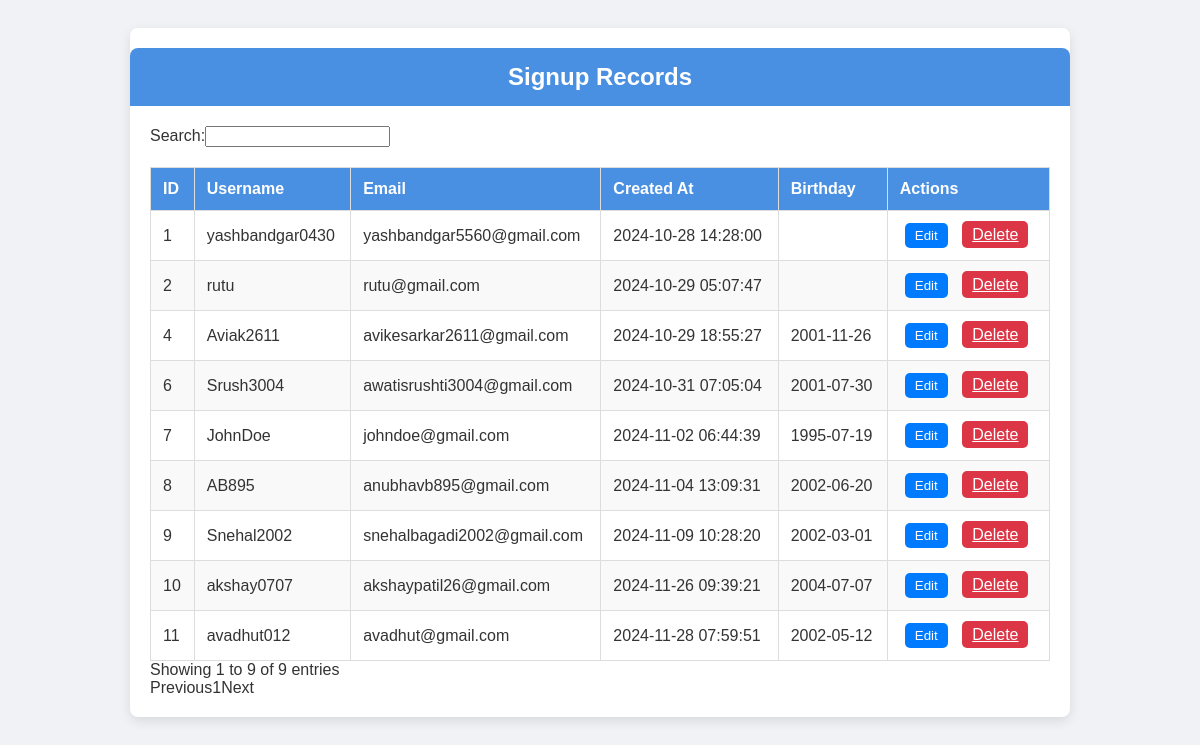
Screenshot of /signup_records.php with the database file from the repository.
### tables this page shows
CREATE TABLE `users` (
  `id` int(11) NOT NULL,
  `username` varchar(50) NOT NULL,
  `email` varchar(100) NOT NULL,
  `password` varchar(255) NOT NULL,
  `created_at` timestamp NOT NULL DEFAULT current_timestamp(),
  `profile_picture` varchar(255) DEFAULT NULL,
  `birthday` date DEFAULT NULL
);

### signup_records.php (the view, shortened to what this page needs)
<?php
$conn = new mysqli('localhost', 'root', '', 'user_system', 5306);
$result = $conn->query("SELECT id, username, email, created_at, birthday FROM users");
?>
<!DOCTYPE html>
<html lang="en">
<head>
</head>
<body>
<div class="main-container">
<h2>Signup Records</h2>
<table id="example" class="signuprecord-report">
    <thead>
        <tr>
            <th>ID</th>
            <th>Username</th>
            <th>Email</th>
            <th>Created At</th>
            <th>Birthday</th>
            <th>Actions</th>
        </tr>
    </thead>
    <tbody>
        <?php if ($result->num_rows > 0): ?>
            <?php while ($row = $result->fetch_assoc()): ?>
                <tr>
                    <td><?php echo $row['id']; ?></td>
                    <td><?php echo htmlspecialchars($row['username']); ?></td>
                    <td><?php echo htmlspecialchars($row['email']); ?></td>
                    <td><?php echo htmlspecialchars($row['created_at']); ?></td>
                    <td><?php echo htmlspecialchars($row['birthday']); ?></td>
                    <td>
                        <button class="edit-btn" onclick="editRecord(<?php echo $row['id']; ?>, '<?php echo htmlspecialchars($row['username']); ?>', '<?php echo htmlspecialchars($row['email']); ?>')">Edit</button>
                        <a href="?delete=<?php echo $row['id']; ?>" class="delete-btn" onclick="return confirm('Are you sure you want to delete this record?');">Delete</a>
                    </td>
                </tr>
            <?php endwhile; ?>
        <?php else: ?>
            <tr>
                <td colspan="6">No records found.</td>
            </tr>
        <?php endif; ?>
    </tbody>
</table>
</div>
</body>
</html>

### signup_records.php (style rules this page uses)
body { font-family: Arial, sans-serif; background-color: #f0f2f5; color: #333; display: flex; justify-content: center; padding: 20px; }
.main-container { width: 90%; max-width: 900px; background-color: #ffffff; border-radius: 8px; box-shadow: 0 4px 12px rgba(0, 0, 0, 0.1); overflow: hidden; padding: 20px; }
h2 { background-color: #4a90e2; color: #fff; padding: 15px; text-align: center; margin: 0 -20px 20px -20px; border-top-left-radius: 8px; border-top-right-radius: 8px; }
.signuprecord-report { margin-top: 20px; }
table { width: 100%; border-collapse: collapse; margin: 0; }
th, td { padding: 12px; border: 1px solid #ddd; text-align: left; }
th { background-color: #4a90e2; color: #fff; font-weight: bold; }
tr:nth-child(even) { background-color: #f9f9f9; }
.edit-btn, .delete-btn { background-color: #007bff; color: white; border: none; padding: 5px 10px; margin: 0 5px; border-radius: 5px; cursor: pointer; }
.delete-btn { background-color: #dc3545; }

### rows the page displays
users: id "1", username "yashbandgar0430", email "yashbandgar5560@gmail.com", created_at "2024-10-28 14:28:00"
users: id "2", username "rutu", email "rutu@gmail.com", created_at "2024-10-29 05:07:47"
users: id "4", username "Aviak2611", email "avikesarkar2611@gmail.com", created_at "2024-10-29 18:55:27", birthday "2001-11-26"
users: id "6", username "Srush3004", email "awatisrushti3004@gmail.com", created_at "2024-10-31 07:05:04", birthday "2001-07-30"
users: id "7", username "JohnDoe", email "johndoe@gmail.com", created_at "2024-11-02 06:44:39", birthday "1995-07-19"
users: id "8", username "AB895", email "anubhavb895@gmail.com", created_at "2024-11-04 13:09:31", birthday "2002-06-20"
users: id "9", username "Snehal2002", email "snehalbagadi2002@gmail.com", created_at "2024-11-09 10:28:20", birthday "2002-03-01"
users: id "10", username "akshay0707", email "akshaypatil26@gmail.com", created_at "2024-11-26 09:39:21", birthday "2004-07-07"
users: id "11", username "avadhut012", email "avadhut@gmail.com", created_at "2024-11-28 07:59:51", birthday "2002-05-12"
